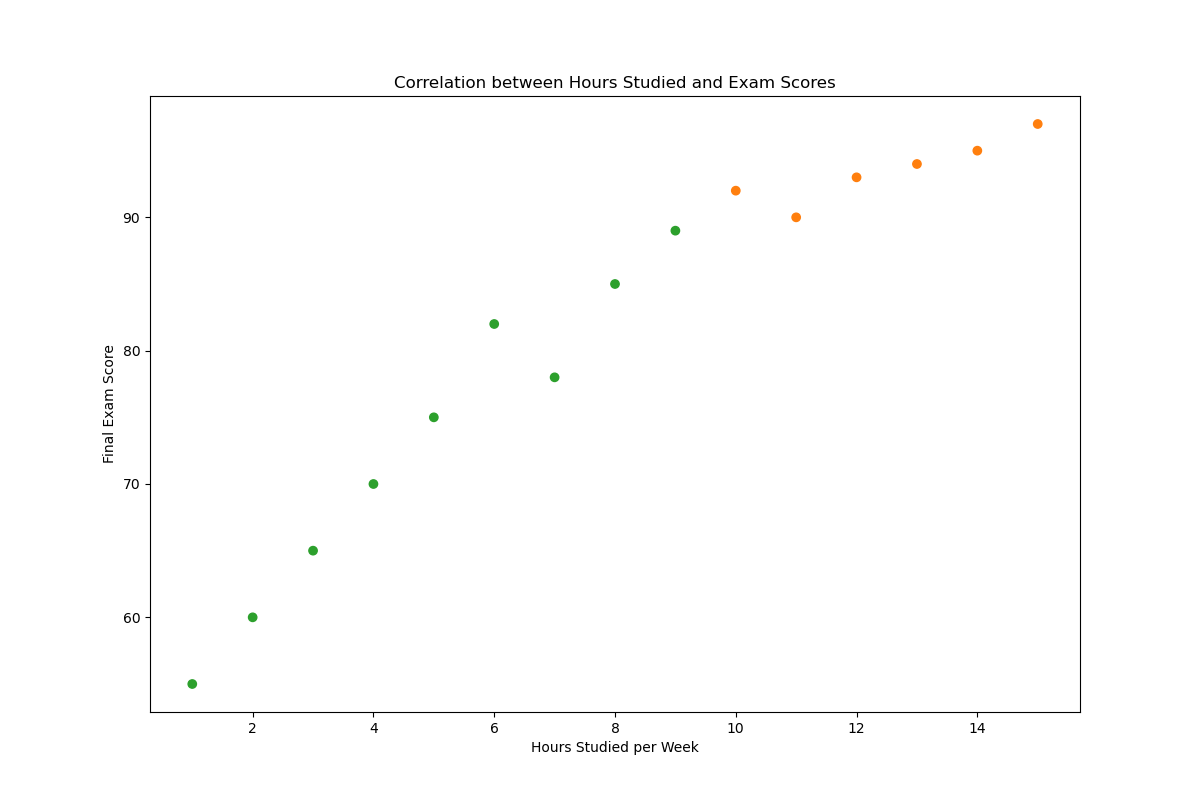

Here is the Python script that generated this plot:

import matplotlib.pyplot as plt

# Data
hours_studied = [5, 6, 4, 10, 9, 3, 15, 8, 11, 14, 2, 7, 12, 13, 1]
exam_score = [75, 82, 70, 92, 89, 65, 97, 85, 90, 95, 60, 78, 93, 94, 55]

# Create the scatter plot
plt.figure(figsize=(12, 8))
plt.scatter(hours_studied, exam_score, color=['#2ca02c' if x < 10 else '#ff7f0e' for x in hours_studied])

# Title and labels
plt.title('Correlation between Hours Studied and Exam Scores')
plt.xlabel('Hours Studied per Week')
plt.ylabel('Final Exam Score')

# Show the plot
plt.show()
